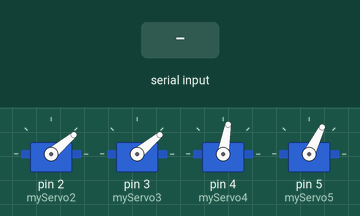
A sketch run on a simulated Arduino Uno, built with avr-gcc and run on an emulated ATmega328P. Shown: 4 × servo. Inputs (shaded band) come from the test bench.

Above: at 2.2 s.
2.3 s: "90,45,200\n" received over Serial
At 3.5 s:
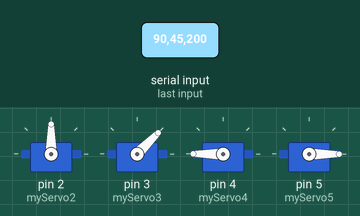
3.8 s: "30,150,10\n" received over Serial
At 5.0 s:
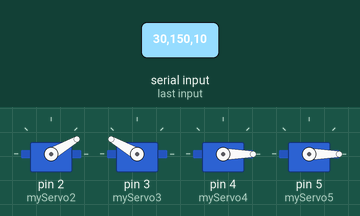
5.3 s: "90,45\n" received over Serial
At 5.8 s:
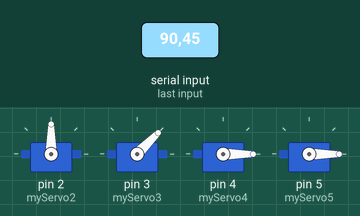
6.8 s: "5\n" received over Serial
At 7.5 s:
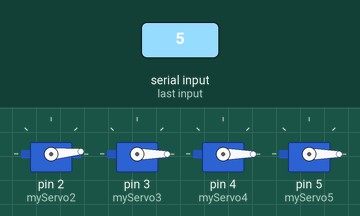
8.3 s: "90\n" received over Serial
At 9.3 s:
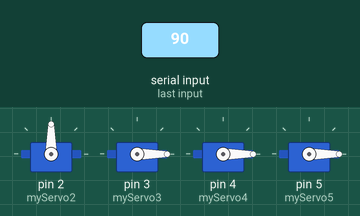
9.8 s: "200\n" received over Serial
At 11.0 s:
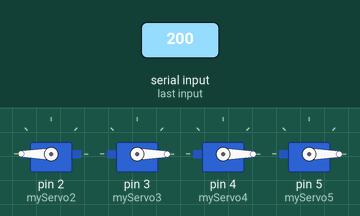
Timing chart, 0 to 12.3 s (numbered marks = the images above; inputs shaded):
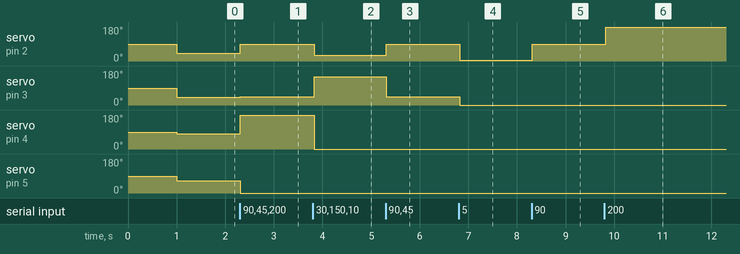

Measured:
- after the input at 2.3 s, servo on pin 2 (myServo2): 40° → 90° at once; servo on pin 3 (myServo3): 40° → 45° at once; servo on pin 4 (myServo4): 80° → 180° at once; servo on pin 5 (myServo5): 64° → 0° at once
- after the input at 3.8 s, servo on pin 2 (myServo2): 90° → 30° at once; servo on pin 3 (myServo3): 45° → 150° at once; servo on pin 4 (myServo4): 180° → 0° at once
- after the input at 5.3 s, servo on pin 2 (myServo2): 30° → 90° at once; servo on pin 3 (myServo3): 150° → 45° at once
- after the input at 6.8 s, servo on pin 2 (myServo2): 90° → 5° at once; servo on pin 3 (myServo3): 45° → 0° at once
- after the input at 8.3 s, servo on pin 2 (myServo2): 5° → 90° at once
- after the input at 9.8 s, servo on pin 2 (myServo2): 90° → 180° at once

The sketch:

robo_arm_arduino_side_.ino
```cpp
/*****************************************************
IDP  Feedback and control of servo motor (V20210915)
Potentiometer controlled servo
*****************************************************/

int pos2=40;
int pos3=40;
int pos4=80;
int pos5=1200;

#include <Servo.h>

Servo myServo2;  //Create servo object to control a servo
Servo myServo3;
Servo myServo4;
Servo myServo5;
void setup() {
  //pinMode(A0, INPUT); //Pin mode definition
  myServo2.attach(2);  //Attaches the servo on pin 2 to the servo object
  myServo3.attach(3);
  myServo4.attach(4);
  myServo5.attach(5);
  Serial.begin(9600); //Start serial connection
  //myServo.write(0); //Set position
  delay(1000);

}

void loop() {
  readserial();
  myServo2.write(pos2);
  myServo3.write(pos3);

  myServo4.write(pos4);

  myServo5.write(pos5);


  delay(30);
}
void readserial(){

  if (Serial.available() > 0) {
    String data = Serial.readStringUntil('\n');
    pos2=data.substring(0,3).toInt();
    pos3=data.substring(3,6).toInt();
    pos4=data.substring(6,9).toInt();
    pos5=data.substring(9,12).toInt();

  }


}
```
